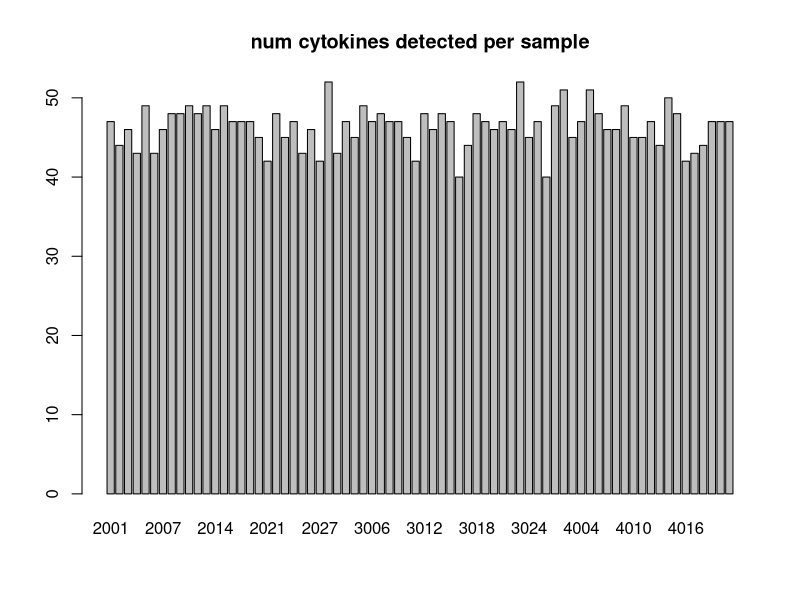
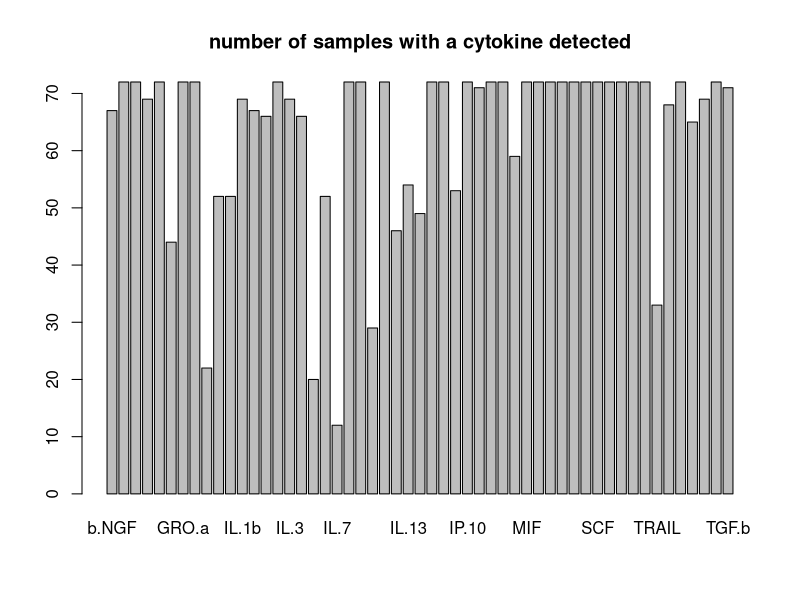
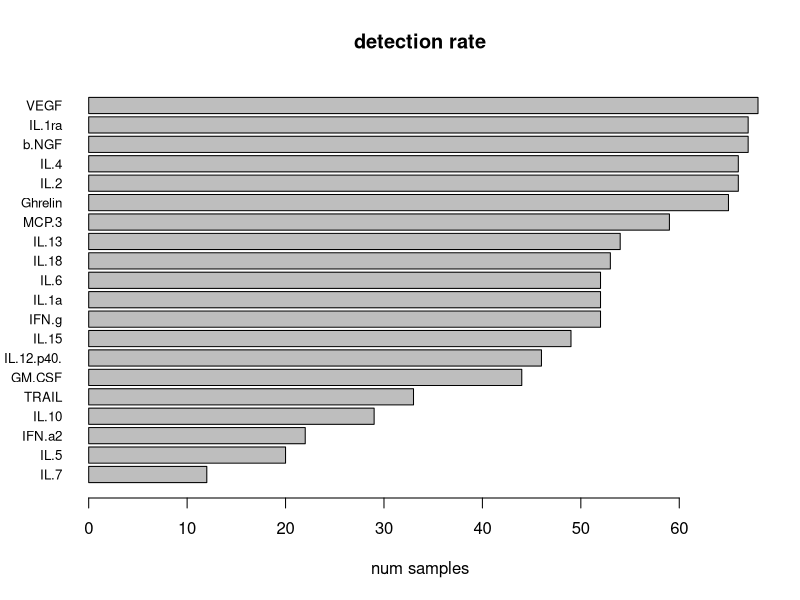
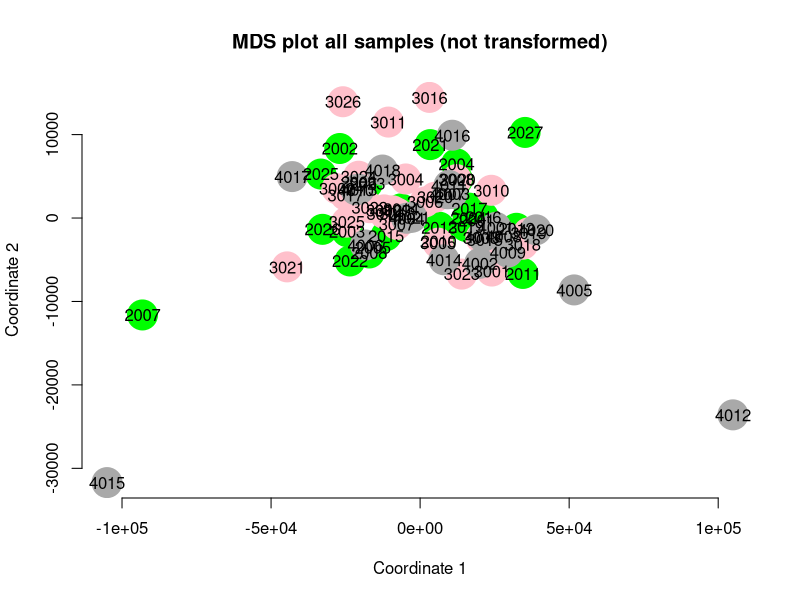
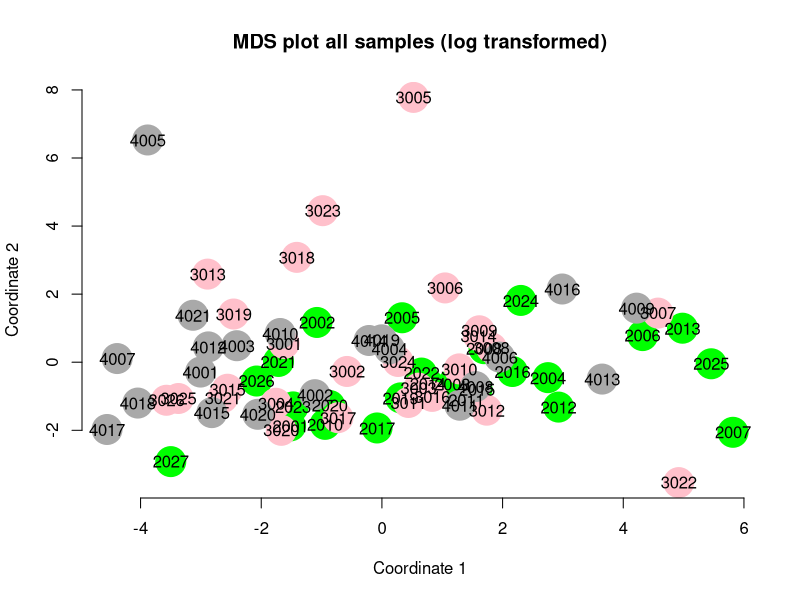
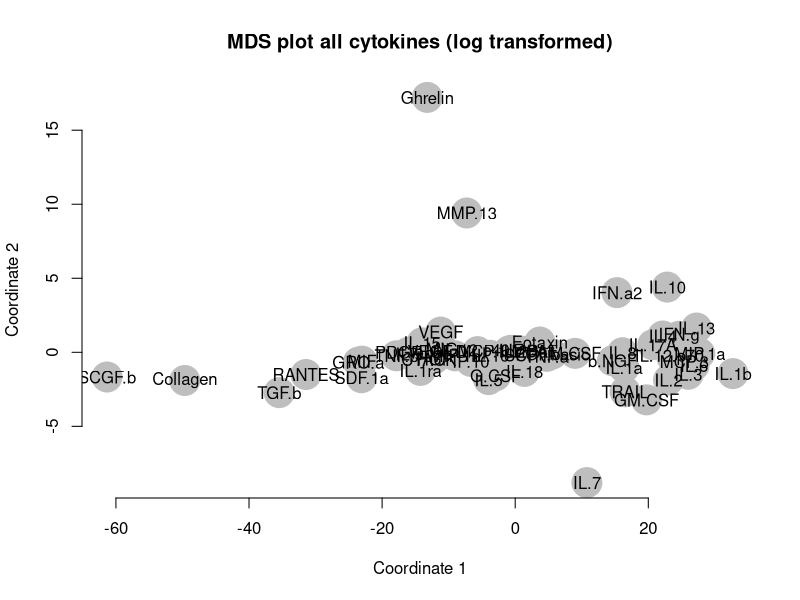
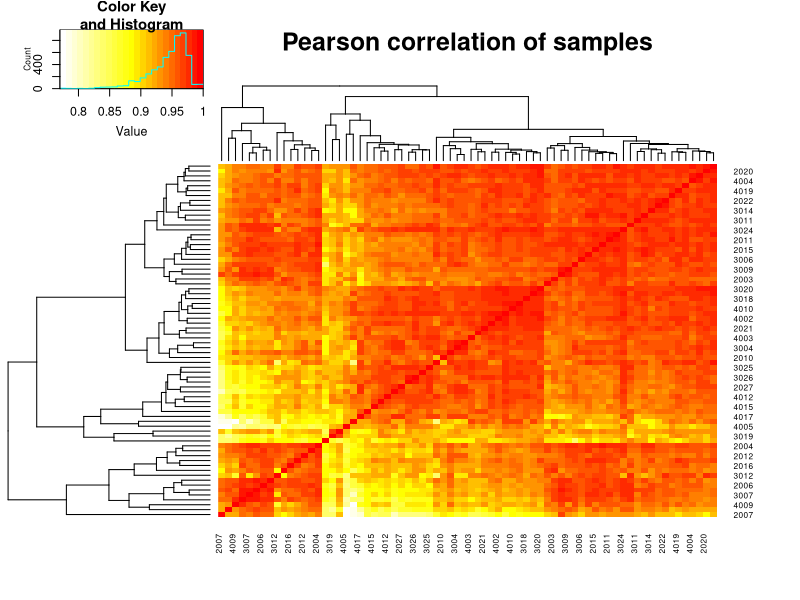
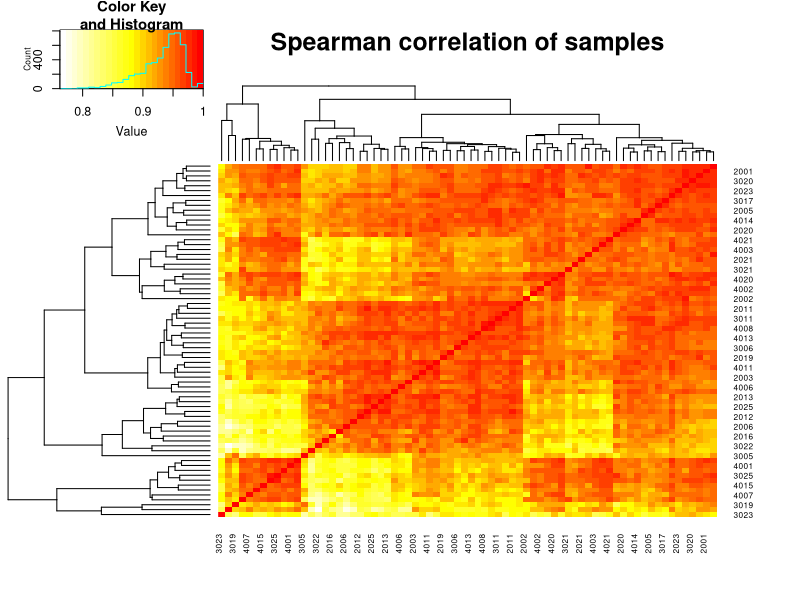

Here is the R script that generated these plots, in order:
## ---- chunk 1
#| label: load-packages
#| include: false

library("gplots")
library("kableExtra")
library("beeswarm")
library("vioplot")

## ---- chunk 2
#| label: load data

pg1 <- read.table("pg_ml.tsv",sep="\t",header=TRUE,row.names=1)
pg2 <- read.table("pg_ml_part2.tsv",sep="\t",header=TRUE,row.names=1)
pg <- cbind(pg1,pg2)

pg[1:4,]

pg <- t(pg)
pg <- pg[,order(colnames(pg))]
pg[1:6,1:8]

## ---- chunk 3
#| label: samplesheet

ss <- read.table("samplesheet.tsv",header=TRUE,row.names=1,sep="\t")

ss <- ss[order(rownames(ss)),]

ss %>% kbl(caption = "Sample sheet") %>% kable_styling(full_width = FALSE)

## ---- chunk 4
#| label: remove_adhesive_capsulitis

dim(pg)
pg <- pg[,grep("^10",colnames(pg),invert=TRUE)]
dim(pg)

## ---- chunk 5
#| label: basic_analysis

colcount <- apply(pg,2, function(x) {
  length(which(!is.na(x)))
})

head(colcount)
barplot(colcount,main="num cytokines detected per sample")

rowcount <- apply(pg,1, function(x) {
  length(which(!is.na(x)))
})

head(rowcount)
barplot(rowcount,main="number of samples with a cytokine detected")

rowcount <- rowcount[order(rowcount)]

barplot(head(rowcount,20),horiz = TRUE, las=1,cex.names = 0.8,
  xlab="num samples",main="detection rate")

## ---- chunk 6
#| label: mds1

mds <- cmdscale(dist(t(pg)))

cols <- sapply(strsplit(colnames(pg),""),"[[",1)
cols <- gsub("2","green",cols)
cols <- gsub("1","lightblue",cols)
cols <- gsub("3","pink",cols)
cols <- gsub("4","darkgray",cols)

plot(mds, xlab="Coordinate 1", ylab="Coordinate 2", 
  col=cols, cex=4 , pch=19, main="MDS plot all samples (not transformed)",
  bty="n")

text(mds,labels = colnames(pg))

## ---- chunk 7
#| label: mds2

lpg <- log(pg)
mds <- cmdscale(dist(t(lpg)))

cols <- sapply(strsplit(colnames(pg),""),"[[",1)
cols <- gsub("2","green",cols)
cols <- gsub("1","lightblue",cols)
cols <- gsub("3","pink",cols)
cols <- gsub("4","darkgray",cols)


plot(mds, xlab="Coordinate 1", ylab="Coordinate 2", 
  col=cols, cex=4 , pch=19, main="MDS plot all samples (log transformed)",
  bty="n")

text(mds,labels = colnames(pg))

## ---- chunk 8
#| label: mds3

mds <- cmdscale(dist(lpg))

cols <- sapply(strsplit(colnames(pg),""),"[[",1)
cols <- gsub("2","green",cols)
cols <- gsub("1","lightblue",cols)
cols <- gsub("3","pink",cols)
cols <- gsub("4","darkgray",cols)


plot(mds, xlab="Coordinate 1", ylab="Coordinate 2", 
  col="gray", cex=4 , pch=19, main="MDS plot all cytokines (log transformed)",
  bty="n")

text(mds,labels = rownames(pg))

## ---- chunk 9
#| label: corheatmap1

colfunc <- colorRampPalette(c("white", "yellow", "red"))

mc <- cor(lpg,method="pearson",use = "pairwise.complete")

heatmap.2( mc, col=colfunc(25),scale="none",
  trace="none",margins = c(5,5), cexRow=0.6, cexCol=0.6,  main="Pearson correlation of samples")

mc <- cor(lpg,method="spearman",use = "pairwise.complete")

heatmap.2( mc, col=colfunc(25),scale="none",
  trace="none",margins = c(5,5), cexRow=0.6, cexCol=0.6,  main="Spearman correlation of samples")

mc2 <- cor(t(lpg),method="pearson",use = "pairwise.complete")

heatmap.2( mc2, col=colfunc(25),scale="none",
  trace="none",margins = c(5,5), cexRow=0.6, cexCol=0.8,  main="Pearson correlation of cytokines")

mc2 <- cor(t(lpg),method="spearman",use = "pairwise.complete")

heatmap.2( mc2, col=colfunc(25),scale="none",
  trace="none",margins = c(5,5), cexRow=0.6, cexCol=0.8,  main="Spearman correlation of cytokines")

## ---- chunk 10
#| label: heatmap2

colfunc <- colorRampPalette(c("yellow", "red"))

heatmap.2( lpg, col=colfunc(25),scale="none",
  trace="none",margins = c(5,5), cexRow=0.6, cexCol=0.6,
  main="Heatmap of all measurements - no scaling")

## ---- chunk 11
#| label: CvsOA_ttest

# filter ss and lpg for only OA and ctrl samples
ss1 <- subset(ss,Patient_Group=="Case_Osteoarthritis" | Patient_Group=="Control_Instability")
lpg1 <- lpg[,colnames(lpg) %in% rownames(ss1)]
ss1 <- ss1[rownames(ss1) %in% colnames(lpg1),]

case <- factor(ss1$Patient_Group,levels=c("Control_Instability","Case_Osteoarthritis"))
sex <- factor(ss1$Sex)
age <- scale(ss1$Age)

# ttest approach (control vs case)

res <- lapply(1:nrow(lpg1), function(i) {
  cy <- lpg1[i,]
  NAME <- rownames(lpg1)[i]
  ttest <- t.test(cy ~ case )
  LFC <- log2(ttest$estimate[2]/ttest$estimate[1])
  P <- signif(ttest$p.value,3)
  BASEMEAN <- mean(ttest$estimate[2]/ttest$estimate[1])
  res <- c(BASEMEAN,LFC,P)
  names(res) <- c("basemean","log2fc","pvalue")
  return(res)
})
names(res) <- rownames(lpg1)
resdf <- as.data.frame(do.call(rbind,res))
resdf$fdr <- p.adjust(resdf$pvalue)
resdf <- resdf[order(resdf$pvalue),]
head(resdf,15) %>% 
  kbl(caption = "cytokine t-test results") %>%
  kable_styling(full_width = FALSE)

## ---- chunk 12
#| label: CvsOA_ttest_volcplot

sig <- subset(resdf,fdr<0.05)
plot(resdf$log2fc,-log(resdf$pvalue),pch=19,
  xlab="log2 fold change",ylab="-log10(pvalue)",
  main="volcano plot (ctrl vs OA)")
points(sig$log2fc,-log(sig$pvalue),col="red",pch=19)

text(sig$log2fc,-log(sig$pvalue)+0.25,
  labels=rownames(sig))

## ---- chunk 13
#| label: CvsOA_ttest_boxplot
#| fig-height: 5
#| fig-width: 5

cys <- rownames(head(resdf,10))

null <- lapply(cys,function(cyname) {
  cy <- lpg1[rownames(lpg1) == cyname,]
  cydat <- unlist(as.vector(resdf[rownames(resdf) == cyname,]))
  BASEMEAN <- signif(cydat[1],3)
  LFC <- signif(cydat[2],3)
  P <- signif(cydat[3],3)
  FDR <- signif(cydat[4],3)
  boxplot(cy ~ case ,col="white",main=cyname)
  beeswarm(cy ~ case,add=TRUE,pch=19,cex=1.2)
  mtext(paste("p =",P,"FDR =",FDR,"log2FC =",LFC,"basemean =",BASEMEAN))
})

## ---- chunk 14
#| label: age1
#| fig-height: 5
#| fig-width: 5

case <- factor(ss1$Patient_Group,levels=c("Control_Instability","Case_Osteoarthritis"))
sex <- factor(ss1$Sex)

age <- as.vector(scale(ss1$Age))

ctrl_age <- age[case=="Control_Instability"]
case_age <- age[case=="Case_Osteoarthritis"]

boxplot(list("ctrl"=ctrl_age,"case"=case_age),ylab="age(scaled)")

age <- ss1$Age

ctrl_age <- age[case=="Control_Instability"]
case_age <- age[case=="Case_Osteoarthritis"]

boxplot(list("ctrl"=ctrl_age,"case"=case_age),ylab="age(unscaled)")

age <- as.vector(scale(ss1$Age))

## ---- chunk 15
#| label: sex1
#| fig-height: 5
#| fig-width: 5

ctrl <- table(sex[case=="Control_Instability"])
case <- table(sex[case=="Case_Osteoarthritis"])

sexes <- cbind(ctrl,case)

barplot(sexes,col=c("pink","lightblue"),
  main="sex balance between groups",
  ylab="n participants")

legend("topright", legend=c("male", "female"),
       fill=c("lightblue", "pink"), cex=1.2)

## ---- chunk 16
#| label: CvsOA_glm

# glm approach

case <- factor(ss1$Patient_Group,levels=c("Control_Instability","Case_Osteoarthritis"))
sex <- factor(ss1$Sex)
age <- scale(ss1$Age)

i=2
cy <- lpg1[i,]
NAME <- rownames(lpg)[i]
myglm <- glm(cy ~ case + sex + age )
summary(myglm)
P <- summary(aov(myglm))[[1]][["Pr(>F)"]][1]

glmres <- lapply(rownames(resdf), function(cyname) {
  cy <- lpg1[rownames(lpg1) == cyname,]
  fit <- glm(cy ~ sex + age + case)
  summary(fit)
  P <- summary(aov(fit))[[1]][["Pr(>F)"]][1]
})
glmres <- abs(unname(unlist(glmres)))

resdf$pglm <- unname(unlist(glmres))
resdf$fdrglm <- p.adjust(resdf$pglm)

head(resdf,15) %>%
  kbl(caption = "cytokine t-test and GLM results") %>%
  kable_styling(full_width = FALSE)

## ---- chunk 17
#| label: covars

res_sex <- lapply(rownames(resdf), function(cyname) {
  cy <- lpg1[rownames(lpg1) == cyname,]
  fit <- glm(cy ~ sex)
  summary(fit)
  COEF <- coef(summary(fit))[,1][2]
})
res_sex <- abs(unname(unlist(res_sex)))

res_age <- lapply(rownames(resdf), function(cyname) {
  cy <- lpg1[rownames(lpg1) == cyname,]
  fit <- glm(cy ~ age)
  summary(fit)
  COEF <- coef(summary(fit))[,1][2]
})
res_age <- abs(unname(unlist(res_age)))

res_case <- lapply(rownames(resdf), function(cyname) {
  cy <- lpg1[rownames(lpg1) == cyname,]
  fit <- glm(cy ~ case)
  summary(fit)
  COEF <- coef(summary(fit))[,1][2]
})
res_case <- abs(unname(unlist(res_case)))

resl <- list("sex"=res_sex,"age"=res_age,"case"=res_case)

vioplot(resl,ylab="absolute GLM estimates")

boxplot(resl)

barplot(sapply(resl,sum),ylab="sum of GLM estimates")

## ---- chunk 18
#| label: sessioninfo
#| warning: false
sessionInfo()
